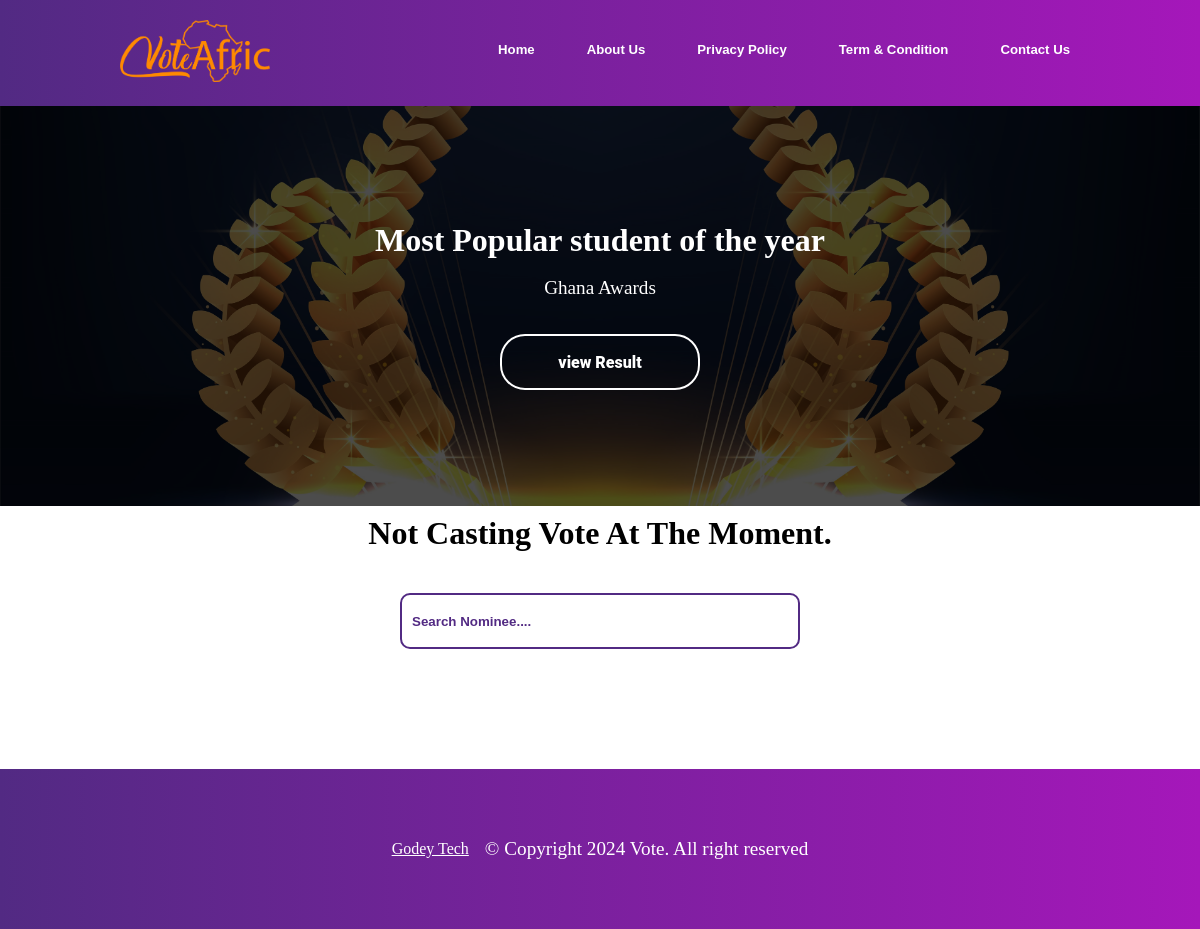
The app's page /payment/nominee/jhjkzhgjkhjhg/, older data.
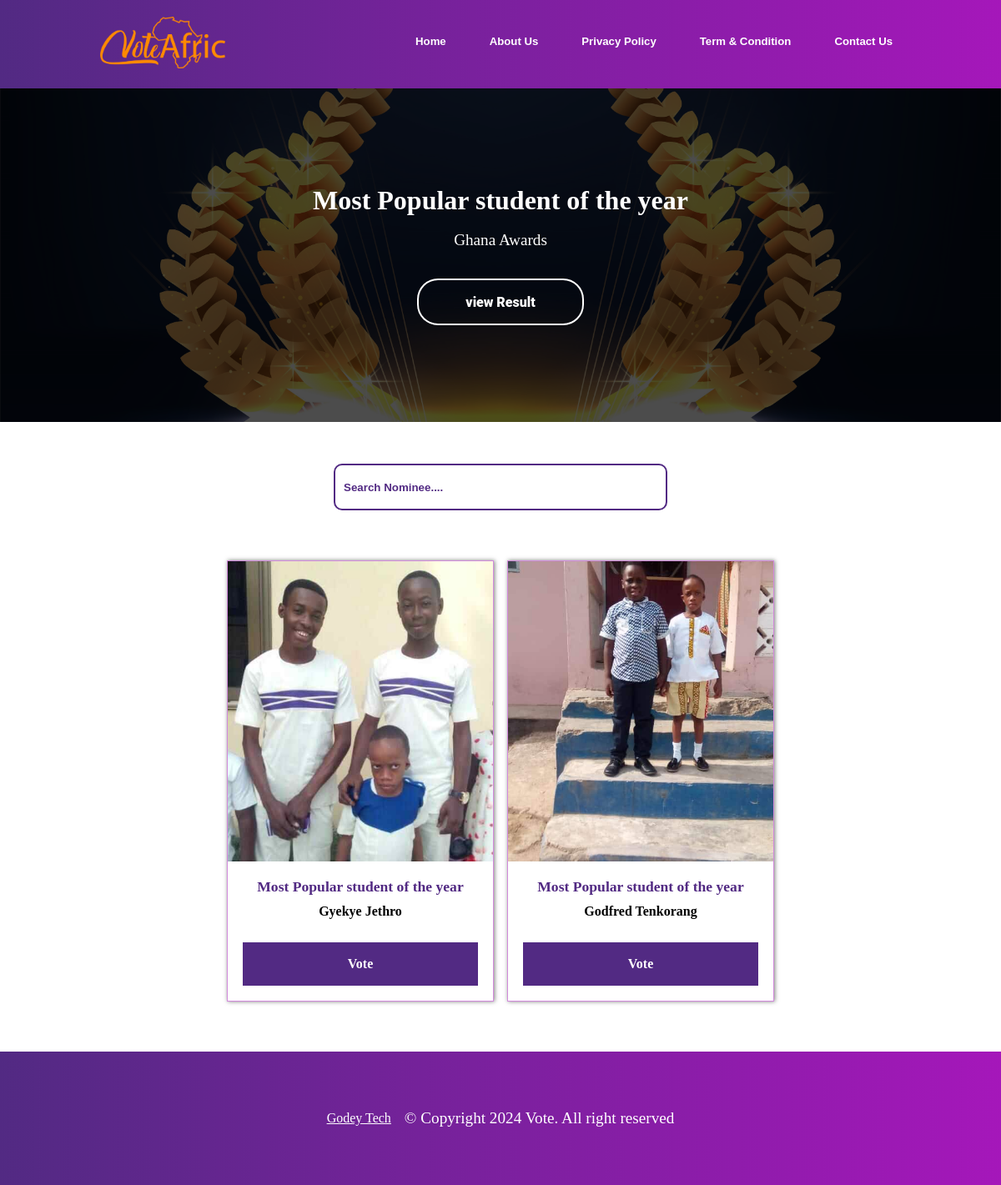
The same page, newer data.
### vote/models.py (models this page shows, shortened)
class SubCategory(models.Model):
    category = models.ForeignKey(Category, on_delete=models.CASCADE)
    content = models.CharField(max_length=100)
    slug = models.SlugField(unique=True)
    date = models.DateTimeField(timezone.now)
    class Meta:
        verbose_name_plural = "sub categories"
        ordering = ('-date',)

class Category(models.Model):
    award = models.CharField(max_length=100)
    title = models.CharField(max_length=100, null=True)
    image = models.ImageField(upload_to="category")
    slug = models.SlugField(unique=True)
    date = models.DateTimeField(timezone.now, null=True)
    class Meta:
        verbose_name_plural = "categories"
        ordering = ('-date',)
    def __str__(self):
        return self.award

### payment/models.py (models this page shows, shortened)
class Nominees(models.Model):
    category = models.ForeignKey(Category, on_delete=models.CASCADE, null=True)
    sub_category = models.ForeignKey(SubCategory, on_delete=models.CASCADE, null=True)
    name = models.CharField(max_length=100)
    image = models.ImageField(upload_to="nominees")
    slug = models.SlugField(unique=True, null=True)
    total_vote = models.IntegerField(default=0, null=True)
    can_vote = models.BooleanField(default=True)
    can_see_result = models.BooleanField(default=True)
    date_added = models.DateTimeField(timezone.now, null=True)
    class Meta:
        verbose_name_plural = "nominees"
        ordering = ('-total_vote',)

### payment/views.py (the view)
# urls.py: path('nominee/<slug:nominee_slug>/', views.nominees, name='nominee_detail'),
def nominees(request: HttpRequest, nominee_slug) -> HttpResponse:
    sub_category = None
    nominees = Nominees.objects.all()
    if nominee_slug:
        sub_category = get_object_or_404(SubCategory, slug=nominee_slug)
        nominees = nominees.filter(sub_category=sub_category)
    context = {
        'sub_category': sub_category,
        'nominees': nominees,
    }
    return render(request, 'payment/nomineesPage.html', context)

### payment/templates/payment/nomineesPage.html (shortened to what this page needs)
{% extends 'vote/base.html' %}
{% load static %}
{% block content %}
<div class="banners">
    <img src="{% static 'vote/img/award-banner.jpg' %}" alt="image">
    <div class="banners-content">
        <h1>{% if sub_category %}{{ sub_category.content }}{% else %}Award Name{% endif %}</h1>
        <br>
        <p>{% if sub_category %}{{ sub_category.category }}{% else %}Award Name{% endif %}</p>
        <div class="button">
            <a href="{% url 'result' sub_category.slug %}">view Result</a>
        </div>
    </div>
</div>
<div style="justify-content: center; text-align:center; padding: 5px;">
  {% if nominees %}
  {% else %}
  <h1>Not Casting Vote At The Moment.</h1>
  {% endif %}
</div>
  <div class="search-bar-section">
      <form action="">
        <input type="search" name="search" id="search" placeholder="Search Nominee....">
    </form>
  </div>
<section class="nominees-section-container content">
    <div class="nominees-container">
        {% for n in nominees %}
        <div class="nominees">
            <img src="{{ n.image.url }}" alt="image">
            <div class="nominees-detail">
                <h2>{{ n.sub_category.content }}</h2>
                <h3>{{ n.name }}</h3>
                <div class="vote-button">
                    {% if n.can_vote %}
                    <a href="{% url 'vote-page' n.slug %}">Vote</a>
                    {% endif %}
                </div>
            </div>
        </div>
        {% endfor %}
    </div>
</section>
{% endblock content %}

### vote/templates/vote/base.html (shortened to what this page needs)
{% load static %}
<!DOCTYPE html>
<html lang="en">
<head>
    <link rel="stylesheet" href="{% static 'vote/style.css' %}">
    <link rel="stylesheet" href="https://cdnjs.cloudflare.com/ajax/libs/font-awesome/6.4.2/css/all.min.css"
 />
</head>
<body>
    <header>
        <div class="nav-bar">
            <nav>
                <div class="logo">
                    <a href="{% url 'index' %}">
                        <img src="{% static 'vote/img/voteafric-logo.png' %}" alt="geima">
                    </a>
                </div>
                <ul class="navLinks">
                    <li><a  href="{% url 'index' %}">Home</a></li>
                    <li><a href="{% url 'about' %}">About Us</a></li>
                    <li><a href="{% url 'policy' %}">Privacy Policy</a></li>
                    <li><a href="{% url 'termsCondition' %}">Term & Condition </a></li>
                    <li><a href="{% url 'contact' %}">Contact Us</a></li>
                </ul>
            </nav>
        </div>
    </header>
    {% block content %} {% endblock %}
    <footer>
        <a href="https://wa.link/gj4et8">Godey Tech</a>
        <p> © Copyright 2024 Vote. All right reserved </p>
    </footer>
</body>
</html>

### vote/static/vote/style.css (style rules this page uses)
* { padding: 0; margin: 0; text-decoration: none; list-style: none; box-sizing: border-box; }
:root { --voiletColor: #522a83; --orangeColor: #fb812b; --whiteColor: #fff; }
header { width: 100%; padding: 20px 10%; z-index: 1; color: #fff; position: relative; min-height: 8vh; font-family: 'Franklin Gothic Medium', 'Arial Narrow', Arial, sans-serif; background-image: linear-gradient(to right, #522a83, #a517ba); }
.nav-bar { display: flex; justify-content: space-between; gap: 2rem; }
nav { display: flex; gap: 3rem; justify-content: space-between; width: 100%; }
.navLinks { display: flex; gap: 2rem; padding: 20px 0; }
.logo img { width: 150px; }
.navLinks a { color: var(--whiteColor); font-size: 1.1vw; font-weight: 900; padding: 0 10px; }
.search-bar-section { padding-top: 3%; }
.search-bar-section form { display: flex; justify-content: center; align-items: center; padding:0 5%; }
.search-bar-section input { width: 100%; max-width: 400px; height: 7vh; outline: none; border: solid 2px #522a83; padding: 10px; border-radius: 10px; color: var(--voiletColor); }
.search-bar-section input::placeholder { color: var(--voiletColor); font-weight: 700; }
.banners { position: relative; }
.banners img { width: 100%; height: 50vh; object-fit: cover; }
.banners-content { position: absolute; top: 0; background-color: rgba(0, 0, 0, 0.7); display: flex; flex-direction: column; justify-content: center; align-items: center; width: 100%; height: 50vh; color: var(--whiteColor); text-align: center; padding: 0 10px; }
.banners-content p { font-size: 1.2rem; }
.award-category-section, .nominees-section-container { padding: 5% 6%; }
.award-category-container, .nominees-container { display: flex; justify-content: center; flex-wrap: wrap; gap: 1rem; }
.category, .nominees { width: 100%; max-width: 320px; min-height: 55vh; background-color: var(--whiteColor); border: solid 1px rgba(165, 23, 186, 0.5); box-shadow: 1px 0 5px rgba(0, 0, 0, 0.5); transition: transform 0.5s; }
.category img, .nominees img { width: 100%; height: 45vh; object-fit: cover; }
.category-details, .nominees-detail { display: flex; padding-top: 5%; align-items: center; flex-direction: column; }
.category-details h2, .nominees-detail h2 { font-size: 1.1rem; color: var(--voiletColor); text-align: center; }
.category-details h3, .nominees-detail h3 { font-size: 1rem; padding: 10px; text-align: center; }
.vote-button { width: 100%; padding: 5%; }
.vote-button a { padding: 10px 25px; font-weight: 500; background-color: var(--voiletColor); cursor: pointer; transition: all 0.3s ease; position: relative; display: flex; align-items: center; justify-content: center; width: 100%; min-height: 7vh; text-align: center; border: 2px solid rgb(255, 255, 255); z-index: 0; color: var(--whiteColor); font-weight: 900; }
.vote-button a:after { position: absolute; content: ""; width: 100%; height: 0; bottom: 0; left: 0; z-index: -1; background: var(--orangeColor); transition: all 0.3s ease; border-radius: 25px; }
.button { display: flex; justify-content: center; margin-top: 3%; width: 100%; max-width: 200px; align-items: center; }
.button a { padding: 10px 25px; font-family: "Roboto", sans-serif; font-weight: 500; background: transparent; outline: none !important; cursor: pointer; transition: all 0.3s ease; position: relative; display: flex; align-items: center; justify-content: center; width: 100%; min-height: 7vh; text-align: center; border-radius: 25px; border: 2px solid rgb(255, 255, 255); z-index: 0; color: white; font-weight: 900; }
.button a:after { position: absolute; content: ""; width: 100%; height: 0; bottom: 0; left: 0; z-index: -1; background: rgb(255, 255, 255); transition: all 0.3s ease; border-radius: 25px; }
footer { position: relative; background-image: linear-gradient(to right, #522a83, #a517ba); display: flex; flex-wrap: wrap; gap: 1rem; justify-content: center; align-items: center; padding: 20px 10px; min-height: 20vh; width: 100%; }
footer a { color: var(--whiteColor); text-decoration: underline; }
footer p { color: var(--whiteColor); font-size: 1.2rem; }

Row changes from the older to the newer data that the page shows:
added Nominees: image (picture), sub_category.content "Most Popular student of the year", name "Gyekye Jethro", can_vote "Vote"
added Nominees: image (picture), sub_category.content "Most Popular student of the year", name "Godfred Tenkorang", can_vote "Vote"
Text that changed along with them:
text no longer shown: "Not Casting Vote At The Moment."
